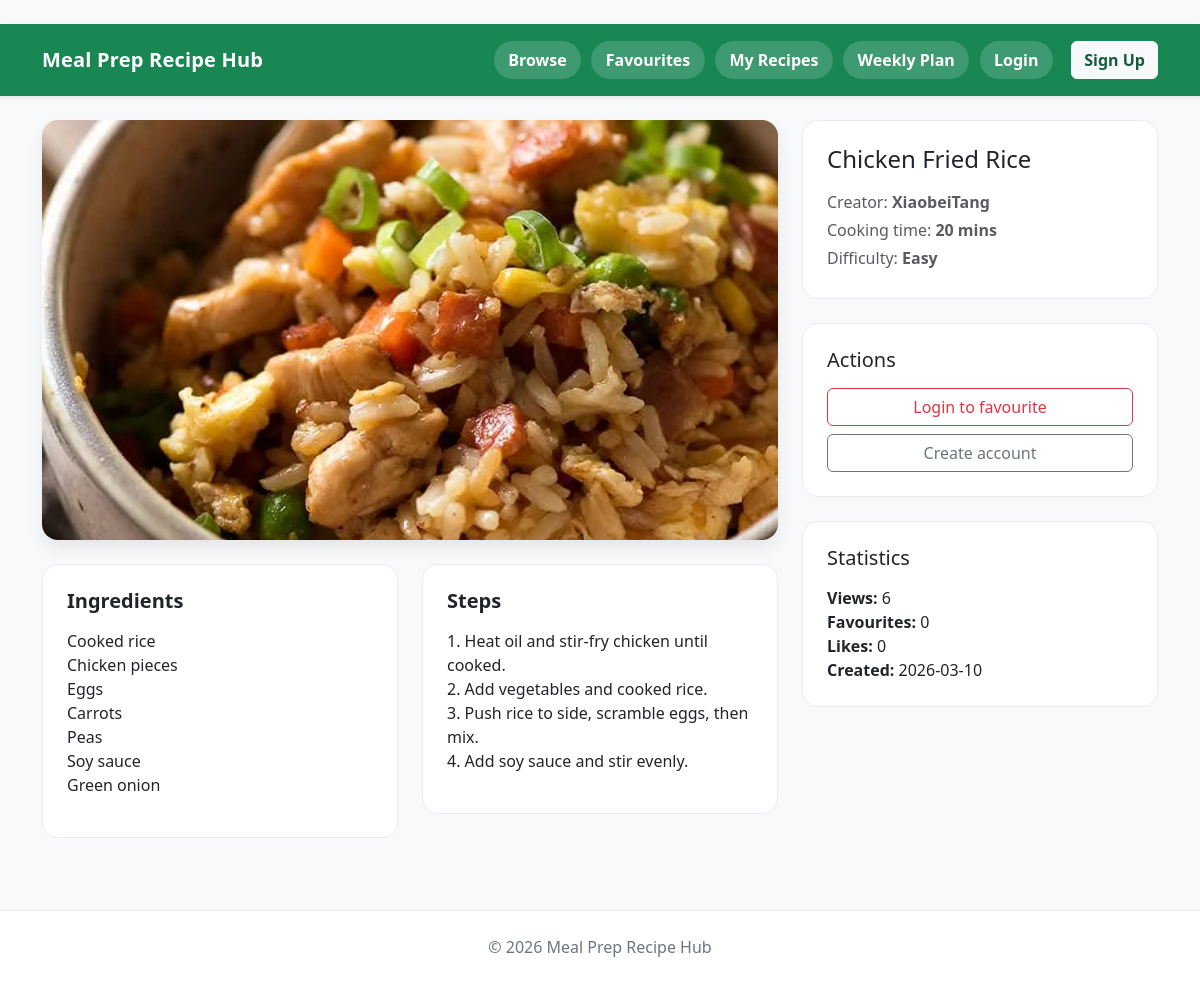
Page /recipe/1/ on the committed database.
### recipes/models.py (models this page shows, shortened)
class Recipe(models.Model):
    title = models.CharField(max_length=200)
    image = models.ImageField(upload_to='recipe_images/', null=True, blank=True)
    ingredients = models.TextField()
    steps = models.TextField()
    cooking_time = models.PositiveIntegerField()
    DIFFICULTY_CHOICES = [
        ("Easy", "Easy"),
        ("Medium", "Medium"),
        ("Hard", "Hard"),
    ]
    difficulty = models.CharField(
        max_length=10,
        choices=DIFFICULTY_CHOICES
    )
    creator = models.ForeignKey(User, on_delete=models.CASCADE)
    view_count = models.PositiveIntegerField(default=0)
    created_at = models.DateTimeField(auto_now_add=True)
    @property
    def time_mins(self):
        return self.cooking_time
    def favourite_count(self):
        return Favourite.objects.filter(recipe=self).count()
    def like_count(self):
        return Like.objects.filter(recipe=self).count()

### recipes/views.py (the view)
# urls.py: path('recipe/<int:recipe_id>/', views.recipe_detail, name='recipe_detail'),
def recipe_detail(request, recipe_id):
    recipe = get_object_or_404(Recipe, id=recipe_id)
    recipe.view_count += 1
    recipe.save()
    is_favourite = False
    is_liked = False
    if request.user.is_authenticated:
        is_favourite = Favourite.objects.filter(user=request.user, recipe=recipe).exists()
        is_liked = Like.objects.filter(user=request.user, recipe=recipe).exists()
    return render(request, 'recipes/recipe_detail.html', {
        'recipe': recipe,
        'is_favourite': is_favourite,
        'is_favourited': is_favourite,
        'is_liked': is_liked,
    })

### templates/recipes/recipe_detail.html (shortened to what this page needs)
﻿{% extends 'base.html' %}
{% load static %}
{% block content %}
<div class="row g-4">
    <div class="col-lg-8">
        <div class="mb-4">
            {% if recipe.image %}
                <img src="{{ recipe.image.url }}" class="img-fluid recipe-detail-img" alt="{{ recipe.title }}">
            {% else %}
                <img src="{% static 'images/default-recipe.jpg' %}" class="img-fluid recipe-detail-img" alt="Default recipe image">
            {% endif %}
        </div>
        <div class="row">
            <div class="col-md-6">
                <div class="content-box">
                    <h3 class="section-heading">Ingredients</h3>
                    <p>{{ recipe.ingredients|linebreaks }}</p>
                </div>
            </div>
            <div class="col-md-6">
                <div class="content-box">
                    <h3 class="section-heading">Steps</h3>
                    <p>{{ recipe.steps|linebreaks }}</p>
                </div>
            </div>
        </div>
    </div>
    <div class="col-lg-4">
        <div class="detail-meta-box mb-4">
            <h2 class="h4 mb-3">{{ recipe.title }}</h2>
            <p class="text-muted mb-1">Creator: <strong>{{ recipe.creator.username }}</strong></p>
            <p class="text-muted mb-1">Cooking time: <strong>{{ recipe.time_mins }} mins</strong></p>
            <p class="text-muted mb-1">Difficulty: <strong>{{ recipe.difficulty }}</strong></p>
        </div>
        <div class="detail-meta-box mb-4">
            <h3 class="h5 mb-3">Actions</h3>
            {% if user.is_authenticated %}
                {% if is_favourite %}
                    <form method="post" action="{% url 'remove_favourite' recipe.id %}" class="mb-2">
                        {% csrf_token %}
                        <button type="submit" class="btn btn-danger w-100">♥ Unfavourite</button>
                    </form>
                {% else %}
                    <form method="post" action="{% url 'add_favourite' recipe.id %}" class="mb-2">
                        {% csrf_token %}
                        <button type="submit" class="btn btn-outline-danger w-100">♡ Favourite</button>
                    </form>
                {% endif %}
                {% if is_liked %}
                    <form method="post" action="{% url 'remove_like' recipe.id %}" class="mb-2">
                        {% csrf_token %}
                        <button type="submit" class="btn btn-primary w-100">👍 Unlike</button>
                    </form>
                {% else %}
                    <form method="post" action="{% url 'add_like' recipe.id %}" class="mb-2">
                        {% csrf_token %}
                        <button type="submit" class="btn btn-outline-primary w-100">👍 Like</button>
                    </form>
                {% endif %}
            {% else %}
                <a href="{% url 'login' %}?next={{ request.path }}" class="btn btn-outline-danger w-100 mb-2">Login to favourite</a>
                <a href="{% url 'signup' %}?next={{ request.path }}" class="btn btn-outline-secondary w-100">Create account</a>
            {% endif %}
        </div>
        <div class="detail-meta-box">
            <h3 class="h5 mb-3">Statistics</h3>
            <ul class="list-unstyled mb-0">
                <li><strong>Views:</strong> {{ recipe.view_count }}</li>
                <li><strong>Favourites:</strong> {{ recipe.favourite_count }}</li>
                <li><strong>Likes:</strong> {{ recipe.like_count }}</li>
                <li><strong>Created:</strong> {{ recipe.created_at|date:'Y-m-d' }}</li>
            </ul>
        </div>
    </div>
</div>
{% endblock %}

### static/css/style.css (style rules this page uses)
body { background-color: #f8f9fa; color: #212529; }
.recipe-detail-img { width: 100%; max-height: 420px; object-fit: cover; border-radius: 16px; box-shadow: 0 0.5rem 1rem rgba(0,0,0,0.08); }
.detail-meta-box, .content-box, .form-card { background-color: #ffffff; border-radius: 16px; padding: 1.5rem; border: 1px solid #e9ecef; }
.section-heading { font-size: 1.25rem; font-weight: 700; margin-bottom: 1rem; }

### rows in the picture
Recipe: image (picture), ingredients "Cooked rice Chicken pieces Eggs Carrots Peas Soy sauce Green onion", steps "1. Heat oil and stir-fry chicken until cooked. 2. Add vegetables and cooked rice. 3. Push rice to side, scramble eggs, then mix. 4. Add soy sauce and stir evenly.", title "Chicken Fried Rice", creator.username "XiaobeiTang", time_mins "20", difficulty "Easy", view_count "6", favourite_count "0", like_count "0", created_at "2026-03-10"
